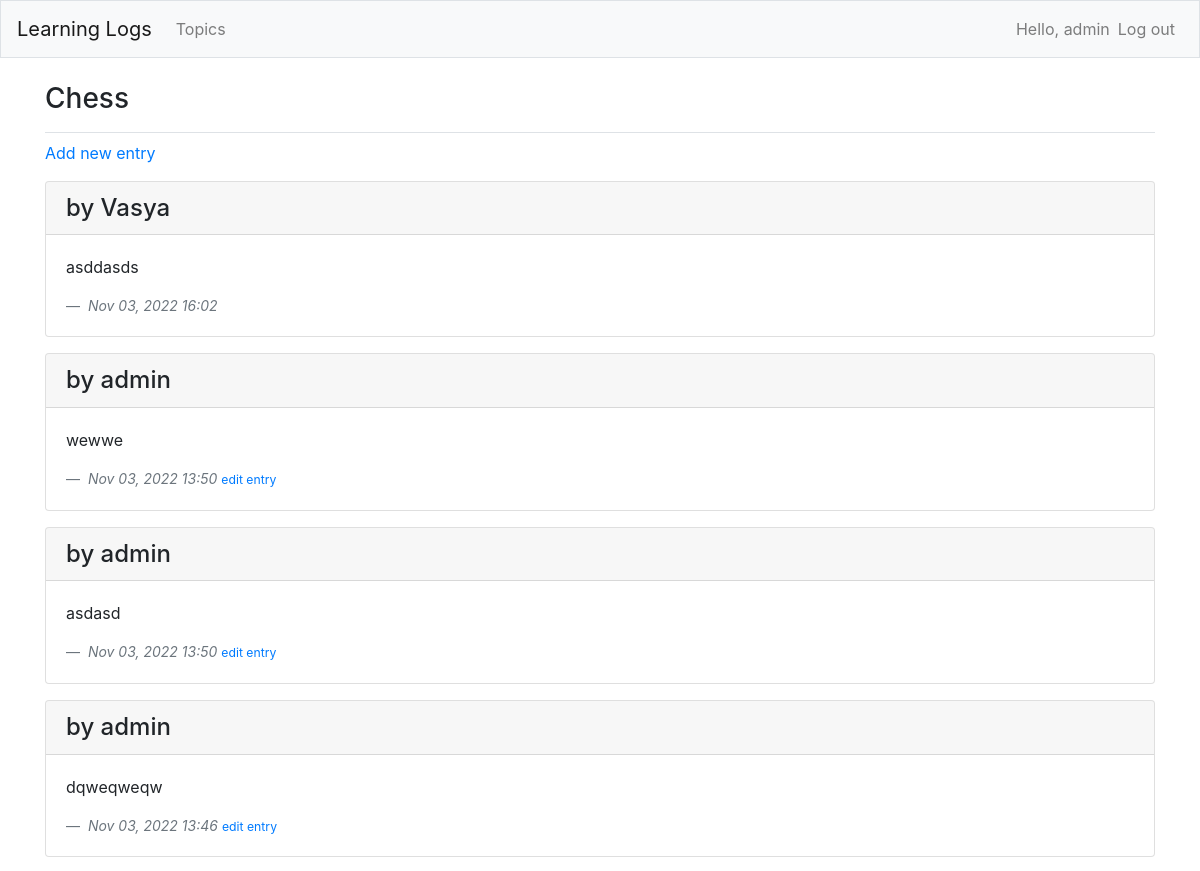
The app's page /topics/1/ (signed in, upper part), older data.
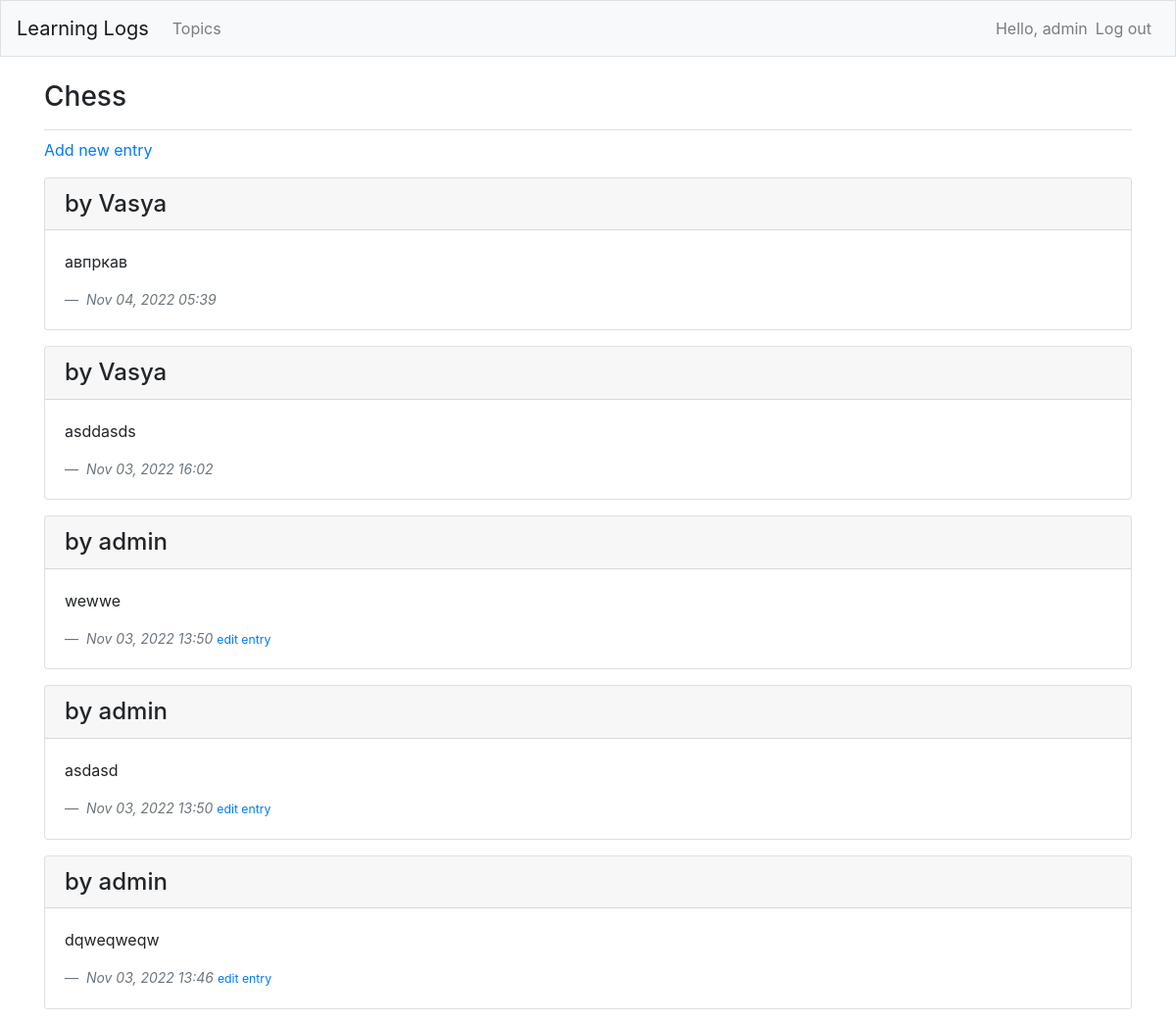
The same page, newer data.
### learning_logs/models.py (models this page shows, shortened)
class Entry(models.Model):
    topic = models.ForeignKey(Topic, on_delete=models.CASCADE)
    text = models.TextField()
    date_added = models.DateTimeField(auto_now_add=True)
    owner = models.ForeignKey(User, on_delete=models.CASCADE)
    image = models.ImageField(upload_to='images')
    class Meta:
        verbose_name_plural = 'entries'

### learning_logs/views.py (the view)
# urls.py: path('topics/<int:topic_id>/', views.topic, name='topic'), # Page with an addition information about topic
@login_required
def topic(request, topic_id):
    topic = Topic.objects.get(id=topic_id)
    entries = topic.entry_set.order_by('-date_added')
    for entry in entries:
        print(entry.image)
    owned_entries = topic.entry_set.filter(owner=request.user).order_by('-date_added')
    context = {'topic': topic, 'entries': entries, 'owned_entries': owned_entries}
    return render(request, 'learning_logs/topic.html', context)

### learning_logs/models.py (called while the page is built)
    def __str__(self) -> str:
        return self.text

### learning_logs/templates/learning_logs/topic.html (shortened to what this page needs)
{% extends 'learning_logs/base.html' %}
{% block page_header %}
  <h3>{{ topic }}</h3>
{% endblock page_header %}
{% block content %}
<p>
  <a href="{% url 'learning_logs:new_entry' topic.id %}">Add new entry</a>
</p>
{% for entry in entries %}
  <div class="card mb-3">
    <h4 class="card-header">
      by {{ entry.owner }}
    </h4>
    <div class='card-body'>
      {{ entry.text|linebreaks }}
      <footer class="blockquote-footer ">
        <cite title="Date">{{ entry.date_added|date:'M d, Y H:i' }} </cite>
        {% if entry in owned_entries %}
          <small class="text-end"><a href="{% url 'learning_logs:edit_entry' entry.id%}">edit entry</a></small>
        {% endif %}
      </footer>
    </div>
  </div>
{% empty %}
  <p>There are no entries for this topic yet!</p>
{% endfor %}
{% endblock content %}

Row changes from the older to the newer data that the page shows:
added Entry: owner "Vasya", text "авпркав", date_added "Nov 04, 2022 05:39"
